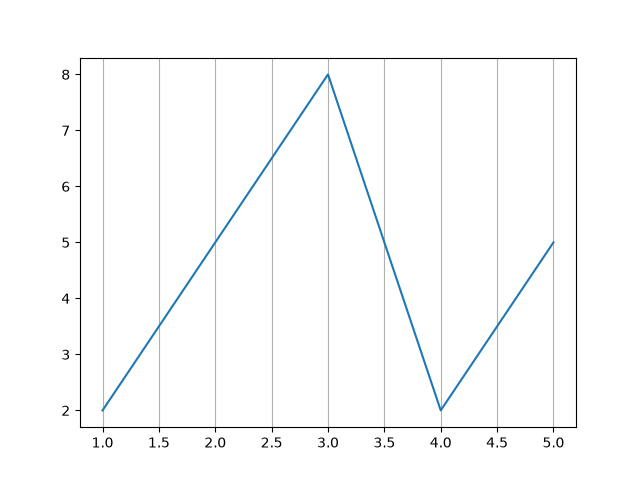

Source code (Python):
# Use `axis` parameter in the grid() function to specify which grid lines to display

import matplotlib.pyplot as plt

x = [1, 2, 3, 4, 5]
y = [2, 5, 8, 2, 5]

plt.plot(x, y)

plt.grid(axis='x')

plt.savefig("02_specify.png")
